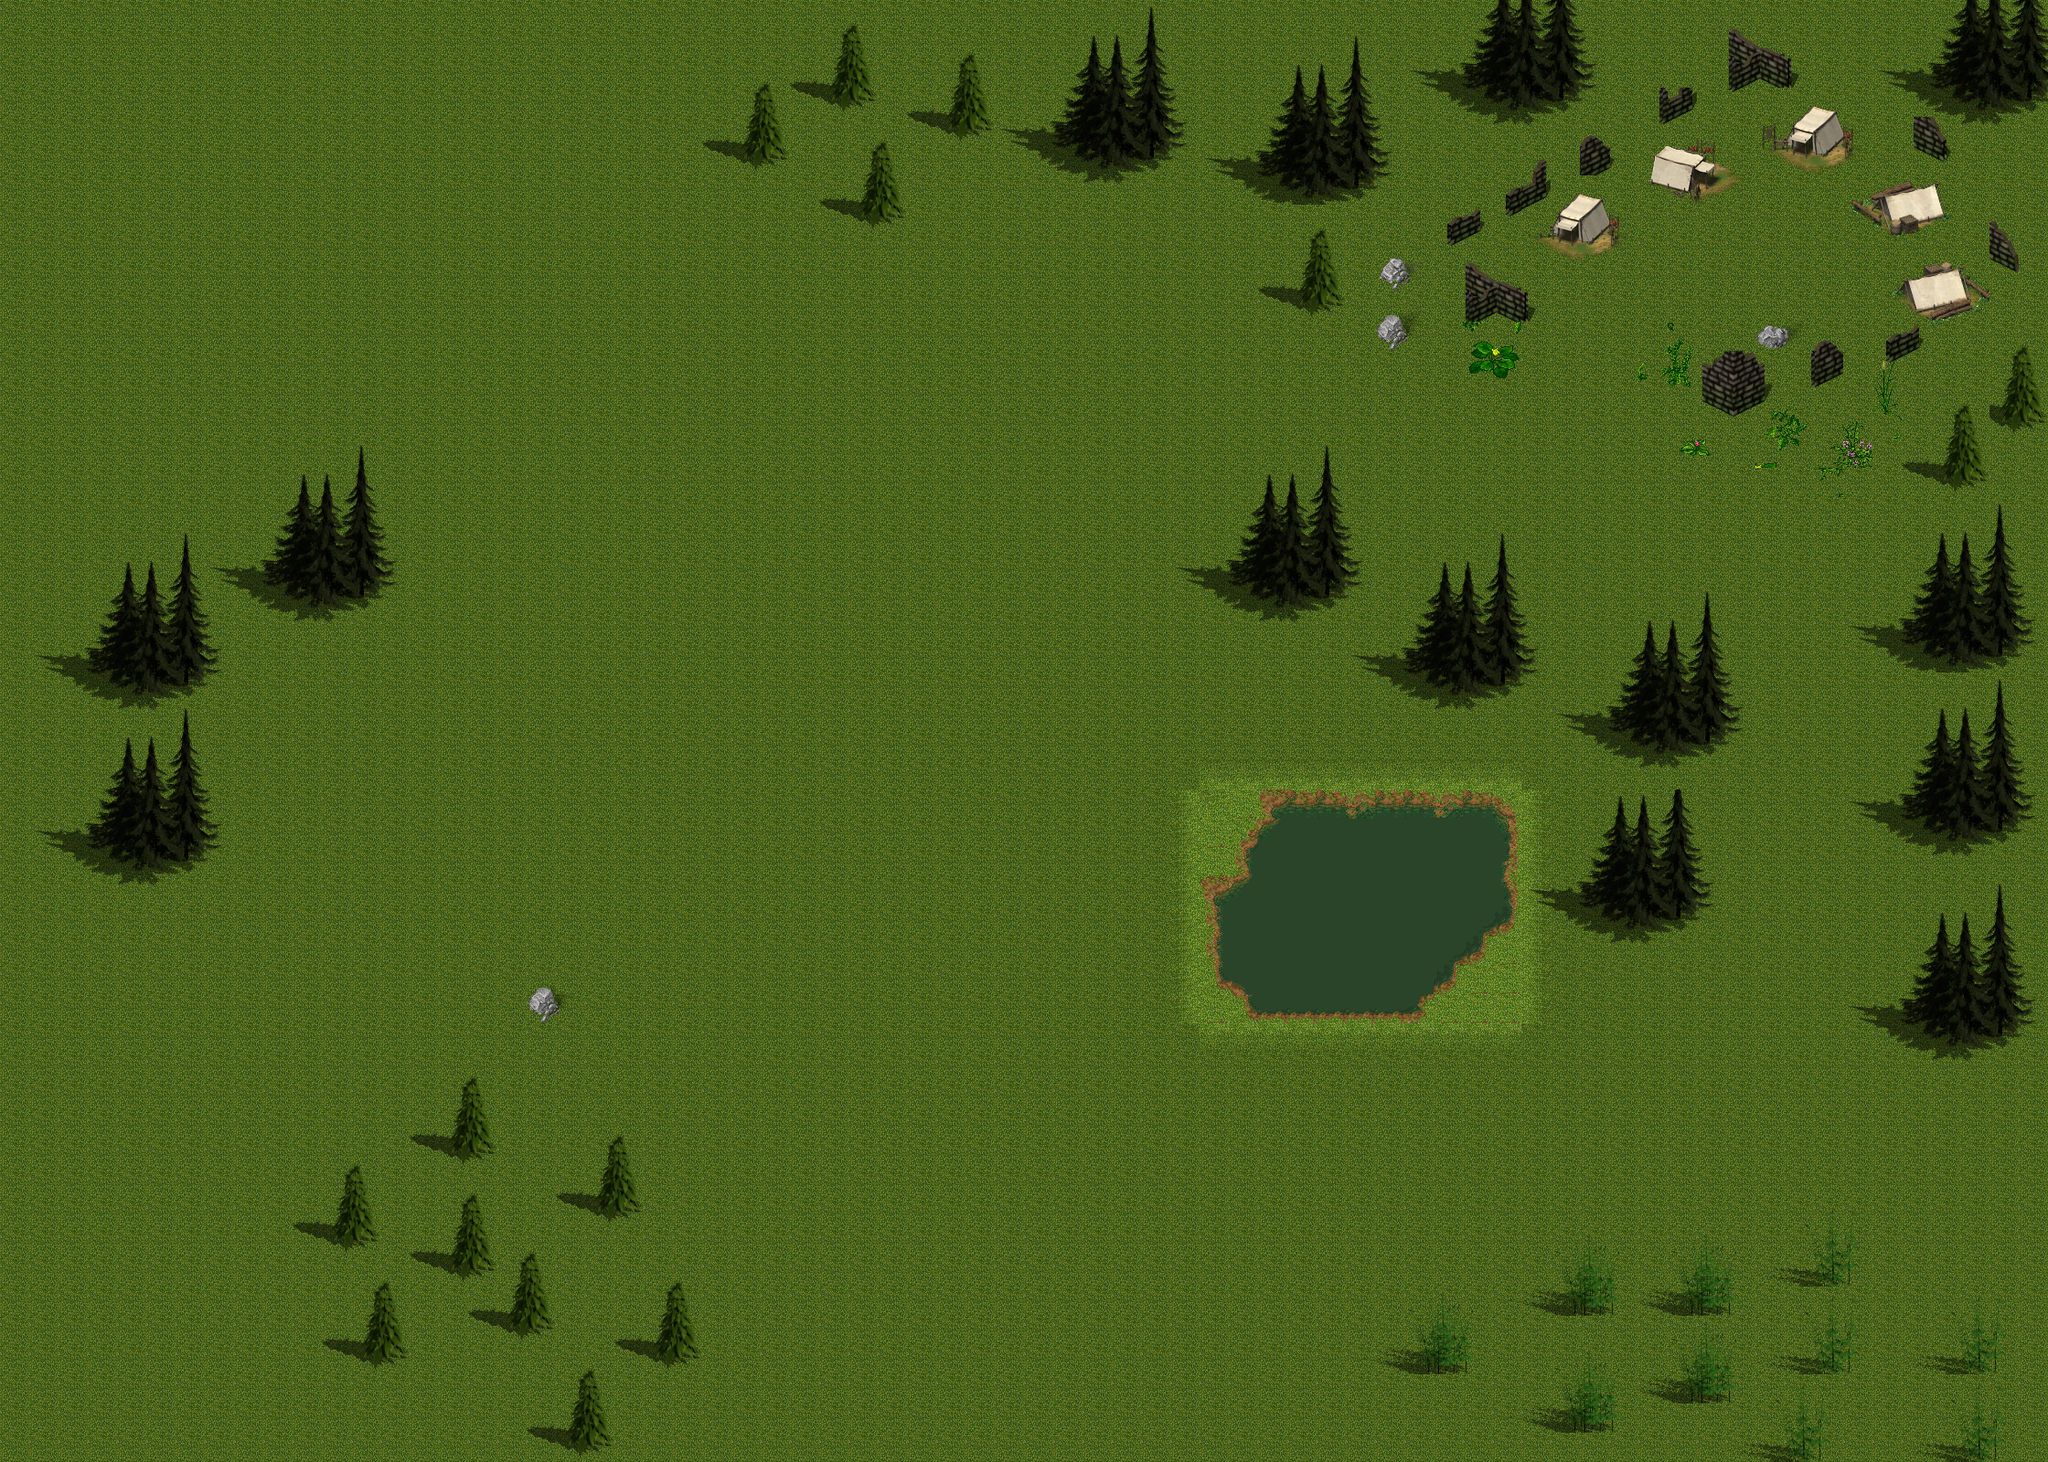

A level layout from a 2D game, rendered from its tile map. Below: a short description, then the map file with tile-grid data replaced by summaries:
An orthogonal 70x50 tile map with 32x32 px tiles, 8 tile layers (ground, onground, blockground, water, ...), 6 tilesets.

<map version="1.0" orientation="orthogonal" renderorder="right-down" width="70" height="50" tilewidth="32" tileheight="32" nextobjectid="1">
 <tileset firstgid="1" name="forestground06dv5" tilewidth="32" tileheight="32" tilecount="399">
  <image source="tile/forestground06dv5.png" width="629" height="679" />
 </tileset>
 <tileset firstgid="400" name="watertileset3qb2tg0" tilewidth="32" tileheight="32" tilecount="120">
  <image source="tile/watertileset3qb2tg0.png" width="410" height="331" />
 </tileset>
 <tileset firstgid="520" name="plant2" tilewidth="32" tileheight="32" tilecount="42">
  <image source="tile/plant2.png" width="225" height="205" />
 </tileset>
 <tileset firstgid="562" name="camp01" tilewidth="32" tileheight="32" tilecount="162">
  <image source="tile/camp/camp.png" width="600" height="300" />
 </tileset>
 <tileset firstgid="724" name="ruins" tilewidth="32" tileheight="32" tilecount="378">
  <image source="tile/camp/ruins.png" width="600" height="700" />
 </tileset>
 <tileset firstgid="1102" name="flora1" tilewidth="32" tileheight="32" tilecount="240">
  <image source="tile/fomeFlora.png" width="640" height="400" />
 </tileset>
 <layer name="ground" width="70" height="50">
  <data>[3500 cells, 3500 non-empty, 7 distinct tile ids]</data>
 </layer>
 <layer name="onground" width="70" height="50">
  <data>[3500 cells, 0 non-empty, 0 distinct tile ids]</data>
 </layer>
 <layer name="blockground" width="70" height="50">
  <data>[3500 cells, 0 non-empty, 0 distinct tile ids]</data>
 </layer>
 <layer name="water" width="70" height="50">
  <data>[3500 cells, 89 non-empty, 39 distinct tile ids]</data>
 </layer>
 <layer name="trees" width="70" height="50">
  <data>[3500 cells, 754 non-empty, 90 distinct tile ids]</data>
 </layer>
 <layer name="buildings" width="70" height="50">
  <data>[3500 cells, 98 non-empty, 74 distinct tile ids]</data>
 </layer>
 <layer name="objects" width="70" height="50">
  <data>[3500 cells, 0 non-empty, 0 distinct tile ids]</data>
 </layer>
 <layer name="effects" width="70" height="50">
  <data>[3500 cells, 0 non-empty, 0 distinct tile ids]</data>
 </layer>
</map>
